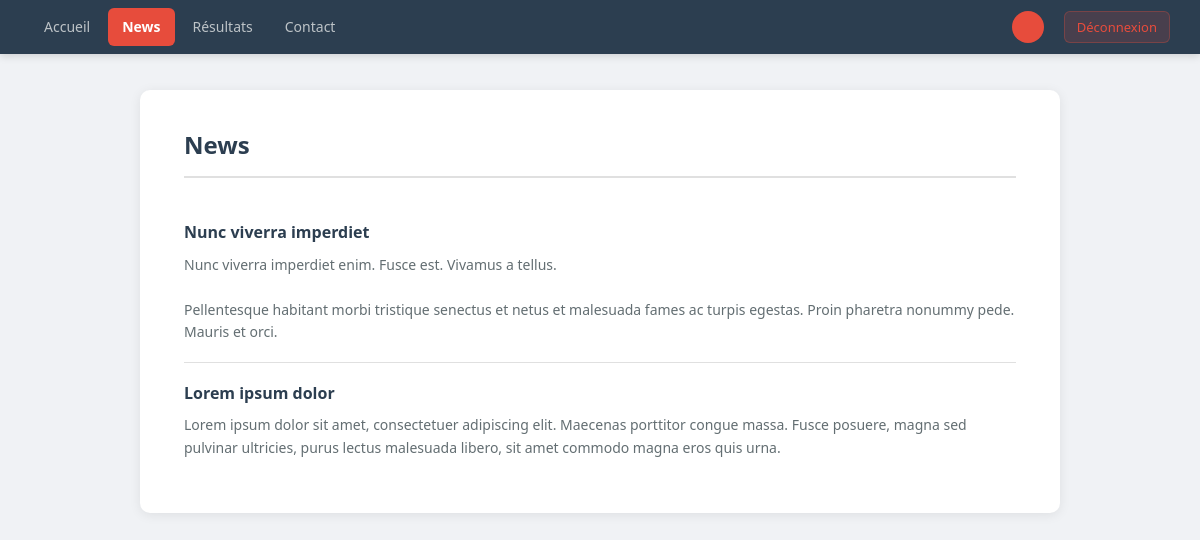
/index.php?page=news (signed in), run on the app's committed database.
### tables this page shows
CREATE TABLE IF NOT EXISTS news (
    NewID      INT          AUTO_INCREMENT PRIMARY KEY,
    NewTitre   VARCHAR(255) NOT NULL,
    NewContenu TEXT         NOT NULL
);

### pages/news.php (the view)
<?php
include('config/connexion.php');
$requete = $pdo->query('SELECT * FROM news ORDER BY NewID DESC');
?>
<h1>News</h1>
<?php if ($requete->rowCount() === 0): ?>
    <p>Aucune news pour le moment.</p>
<?php else: ?>
    <?php while ($ligne = $requete->fetch()): ?>
        <div class="news-item">
            <h3><?= htmlspecialchars($ligne['NewTitre']) ?></h3>
            <p><?= nl2br(htmlspecialchars($ligne['NewContenu'])) ?></p>
        </div>
    <?php endwhile; ?>
<?php endif; ?>

### css/style.css (style rules this page uses)
:root { --primaire: #2c3e50; --primaire-hover: #34495e; --accent: #e74c3c; --accent-hover: #c0392b; --or: #f39c12; --argent: #95a5a6; --bronze: #cd7f32; --fond-page: #f0f2f5; --fond-carte: #ffffff; --fond-hover-row: #f8f9fa; --texte: #2d3436; --texte-doux: #636e72; --bordure: #e0e0e0; --ombre: 0 2px 12px rgba(0, 0, 0, 0.08); --ombre-nav: 0 2px 8px rgba(0, 0, 0, 0.15); --succes-fond: #eafaf1; --succes-texte: #1e8449; --erreur-fond: #fdf2f2; --erreur-texte: #c0392b; --largeur-max: 920px; --rayon: 6px; --rayon-lg: 10px; --transition: 0.2s ease; }
*, *::before, *::after { box-sizing: border-box; margin: 0; padding: 0; }
body { font-family: 'Segoe UI', Arial, sans-serif; background: var(--fond-page); color: var(--texte); line-height: 1.6; min-height: 100vh; }
h1 { color: var(--primaire); font-size: 24px; font-weight: 700; margin-bottom: 24px; padding-bottom: 12px; border-bottom: 2px solid var(--bordure); }
p { color: var(--texte-doux); margin-bottom: 12px; }
.news-item { padding: 18px 0; border-bottom: 1px solid var(--bordure); }
.news-item:last-child { border-bottom: none; }
.news-item h3 { color: var(--primaire); font-size: 16px; margin-bottom: 8px; }
.news-item p { font-size: 14px; color: var(--texte-doux); margin: 0; }

### data on the page
news: NewTitre "Nunc viverra imperdiet", NewContenu "Nunc viverra imperdiet enim. Fusce est. Vivamus a tellus. Pellentesque habitant morbi tristique senectus et netus et malesuada fames ac turpis egestas. Proin pharetra nonummy pede. Mauris et orci."
news: NewTitre "Lorem ipsum dolor", NewContenu "Lorem ipsum dolor sit amet, consectetuer adipiscing elit. Maecenas porttitor congue massa. Fusce posuere, magna sed pulvinar ultricies, purus lectus malesuada libero, sit amet commodo magna eros quis urna."
